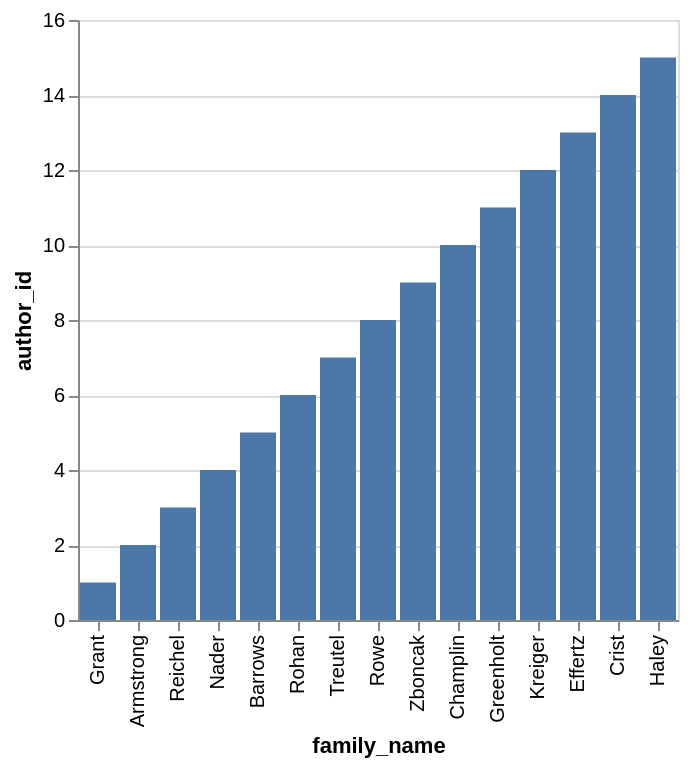

Write a Vega-Lite specification for this figure.
### Vega-Lite specification from a JSON file in a GitHub repository (floating-point values rounded to 4 significant figures)
{"data": {"values": [{"x_data": "Rohan", "y_data": 6}, {"x_data": "Grant", "y_data": 1}, {"x_data": "Greenholt", "y_data": 11}, {"x_data": "Reichel", "y_data": 3}, {"x_data": "Champlin", "y_data": 10}, {"x_data": "Crist", "y_data": 14}, {"x_data": "Zboncak", "y_data": 9}, {"x_data": "Nader", "y_data": 4}, {"x_data": "Rowe", "y_data": 8}, {"x_data": "Treutel", "y_data": 7}, {"x_data": "Effertz", "y_data": 13}, {"x_data": "Armstrong", "y_data": 2}, {"x_data": "Haley", "y_data": 15}, {"x_data": "Kreiger", "y_data": 12}, {"x_data": "Barrows", "y_data": 5}]}, "mark": "bar", "encoding": {"x": {"field": "x_data", "type": "nominal", "title": "family_name", "sort": {"op": "sum", "field": "y_data", "order": "ascending"}}, "y": {"field": "y_data", "type": "quantitative", "title": "author_id"}}}
